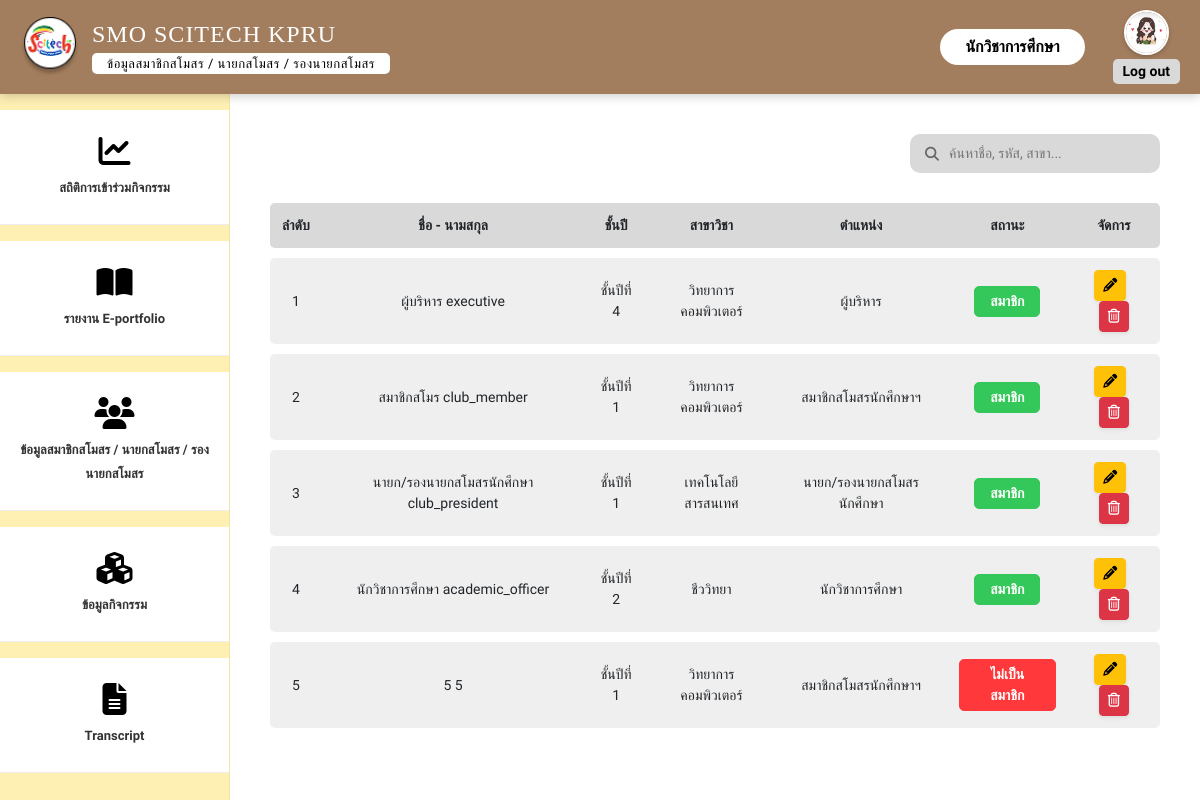
The app's page /admin_user_management.php (signed in) with its own data.
### tables this page shows
CREATE TABLE `users` (
  `user_id` int(11) NOT NULL,
  `first_name` varchar(100) NOT NULL,
  `last_name` varchar(100) NOT NULL,
  `profile_image` varchar(255) DEFAULT 'default.png',
  `idstudent` varchar(191) DEFAULT NULL,
  `email` varchar(255) DEFAULT NULL,
  `phone` varchar(20) DEFAULT NULL COMMENT 'เบอร์โทรศัพท์',
  `about_me` text DEFAULT NULL,
  `password` varchar(255) NOT NULL,
  `academic_year` varchar(4) DEFAULT NULL,
  `year_level` varchar(50) DEFAULT NULL,
  `department` varchar(100) DEFAULT NULL,
  `reset_token` varchar(255) DEFAULT NULL,
  `reset_expiry` datetime DEFAULT NULL,
  `status` enum('active','inactive') NOT NULL DEFAULT 'active',
  `userrole` enum('executive','academic_officer','club_president','club_member') DEFAULT NULL,
  `membership_status` enum('member','no_member') NOT NULL DEFAULT 'no_member',
  `created_at` timestamp NOT NULL DEFAULT current_timestamp(),
  `deleted_at` datetime DEFAULT NULL,
  `hard_skill_computer` varchar(255) DEFAULT NULL,
  `comp_level` varchar(50) DEFAULT NULL,
  `hard_skill_lang` varchar(255) DEFAULT NULL,
  `lang_listen` varchar(50) DEFAULT NULL,
  `lang_speak` varchar(50) DEFAULT NULL,
  `lang_read` varchar(50) DEFAULT NULL,
  `lang_write` varchar(50) DEFAULT NULL
);

### admin_user_management.php (the view, shortened to what this page needs)
<?php
require 'db.php';
$current_user_role = $_SESSION['userrole'];
$user_id = $_SESSION['user_id'];
$stmt_profile = $conn->prepare("SELECT profile_image FROM users WHERE user_id = ?");
$stmt_profile->bind_param("i", $user_id);
$stmt_profile->execute();
$res_profile = $stmt_profile->get_result();
$user_data = $res_profile->fetch_assoc();
$profile_image = !empty($user_data['profile_image']) ? $user_data['profile_image'] : 'default.png';
if ($current_user_role === 'academic_officer') {
    $sql = "SELECT user_id, idstudent, email, first_name, last_name, password, userrole, department, membership_status, academic_year, year_level, profile_image
            FROM users WHERE deleted_at IS NULL";
    $stmt = $conn->prepare($sql);
} else if ($current_user_role === 'club_president') {
    $sql = "SELECT user_id, idstudent, email, first_name, last_name, password, userrole, department, membership_status, academic_year, year_level, profile_image
            FROM users WHERE deleted_at IS NULL AND userrole = 'club_member'";
    $stmt = $conn->prepare($sql);
}
$stmt->execute();
$result = $stmt->get_result();
$role_names = [
    'executive'         => 'ผู้บริหาร',
    'academic_officer'  => 'นักวิชาการศึกษา',
    'club_president'    => 'นายก/รองนายกสโมสรนักศึกษา',
    'club_member'       => 'สมาชิกสโมสรนักศึกษาฯ'
];
?>
<!DOCTYPE html>
<html lang="th">
<head>
    <link href="https://cdn.jsdelivr.net/npm/bootstrap@5.3.0/dist/css/bootstrap.min.css" rel="stylesheet">
    <link href="https://cdnjs.cloudflare.com/ajax/libs/font-awesome/6.4.0/css/all.min.css" rel="stylesheet">
</head>
<body>
    <div class="wrapper">
        <nav class="top-navbar">
            <div class="brand-section">
                <img src="img/logo.png" alt="Logo" class="brand-logo">
                <div style="display: flex; flex-direction: column; align-items: flex-start; line-height: 1.2;">
                    <span class="brand-name">SMO SCITECH KPRU</span>
                    <?php if (isset($_SESSION['userrole']) && $_SESSION['userrole'] === 'academic_officer'): ?>
                    <span class="text-page-pill-btn mt-1">ข้อมูลสมาชิกสโมสร / นายกสโมสร / รองนายกสโมสร </span>
                    <?php endif; ?>
                </div>
            </div>
            <div class="d-flex align-items-center">
                <span class="d-none d-sm-block fw-bold me-2 login-pill-btn">
                    <?php echo htmlspecialchars($_SESSION['first_name'] ?? 'ผู้ใช้งาน'); ?>
                </span>
                <div class="logout-area">
                    <a href="user_management.php">
                        <img src="uploads/profiles/<?php echo htmlspecialchars($profile_image); ?>" alt="Profile"
                            style="width: 45px; height: 45px; border-radius: 50%; object-fit: cover; border: 2px solid white; box-shadow: 0 2px 5px rgba(0,0,0,0.2);">
                    </a>
                    <a href="logout.php" class="logout-text mt-1">Log out</a>
                </div>
            </div>
        </nav>
        <div class="main-wrapper">
            <aside class="sidebar">
                <a href="admin_report_activity.php" class="sidebar-item mt-3 mb-3">
                    <i class="fa-solid fa-chart-line"></i>
                    <span>สถิติการเข้าร่วมกิจกรรม</span>
                </a>
                <a href="admin_e-portfolio.php" class="sidebar-item mb-3">
                    <i class="fa-solid fa-book-open"></i>
                    <span>รายงาน E-portfolio</span>
                </a>
                <?php if (isset($_SESSION['userrole']) && $_SESSION['userrole'] === 'academic_officer'): ?>
                <a href="admin_user_management.php" class="sidebar-item mb-3">
                    <i class="fa-solid fa-users"></i>
                    <span>ข้อมูลสมาชิกสโมสร / นายกสโมสร / รองนายกสโมสร </span>
                </a>
                <?php endif; ?>
                <a href="admin_activity.php" class="sidebar-item mb-3">
                    <i class="fa-solid fa-cubes"></i>
                    <span>ข้อมูลกิจกรรม</span>
                </a>
                <?php if (isset($_SESSION['userrole']) && in_array($_SESSION['userrole'], ['academic_officer', 'club_president'])): ?>
                <a href="admin_transcript.php" class="sidebar-item">
                    <i class="fa-solid fa-file-lines"></i>
                    <span>Transcript</span>
                </a>
                <?php endif; ?>
            </aside>
            <main class="content-area">
                <div class="header-actions">
                    <div class="search-add-group">
                        <div class="search-input-group">
                            <i class="fa fa-search me-2" style="font-size: 14px; color: #666;"></i>
                            <input type="text" class="search-name" placeholder="ค้นหาชื่อ, รหัส, สาขา...">
                        </div>
                    </div>
                </div>
                <div class="table-responsive w-100">
                    <table class="custom-table" id="memberTable">
                        <thead>
                            <tr>
                                <th>ลำดับ</th>
                                <th>ชื่อ - นามสกุล</th>
                                <th>ชั้นปี</th>
                                <th>สาขาวิชา</th>
                                <th>ตำแหน่ง</th>
                                <th>สถานะ</th>
                                <th>จัดการ</th>
                            </tr>
                        </thead>
                        <tbody>
                            <?php
            if ($result->num_rows > 0) {
                $ลำดับ = 1;
                while ($row = $result->fetch_assoc()) {
                    $role_key = $row['userrole'];
                    $display_role = isset($role_names[$role_key]) ? $role_names[$role_key] : $role_key;
                    $full_name = $row['first_name'] . " " . $row['last_name'];
                    if ($row['membership_status'] === 'member') {
                        $status_html = "<span class='status-badge-member'>สมาชิก</span>";
                    } else {
                        $status_html = "<span class='status-badge-no-member'>ไม่เป็นสมาชิก</span>";
                    }
                    echo "<tr>
                            <td>" . $ลำดับ++ . "</td>
                            <td>" . htmlspecialchars($full_name) . "</td>
                            <td>" . htmlspecialchars($row['year_level']) . "</td>
                            <td>" . htmlspecialchars($row['department']) . "</td>
                            <td>" . htmlspecialchars($display_role) . "</td>
                            <td>" . $status_html . "</td>
                            <td>
                                <a href='edit_user.php?user_id={$row['user_id']}' class='btn btn-warning btn-sm shadow-sm' title='แก้ไข'>
                                    <i class='fa-solid fa-pencil'></i>
                                </a>
                                &nbsp;
                                <a href='#' class='btn btn-danger btn-sm delete-btn shadow-sm' data-id='{$row['user_id']}' title='ลบ'>
                                    <i class='fa-regular fa-trash-can'></i>
                                </a>
                            </td>
                          </tr>";
                }
            }
            ?>
                        </tbody>
                    </table>
                </div>
            </main>
        </div>
    </div>
</body>
</html>

### admin_user_management.php (style rules this page uses)
:root { --top-bar-bg: #A37E5E; --yellow-sidebar: #FEEFB3; --light-bg: #FFFFFF; --table-header: #D9D9D9; --table-row: #EFEFEF; --btn-blue: #6358E1; }
body, html { height: 100%; margin: 0; font-family: 'Sarabun', sans-serif; background-color: var(--light-bg); overflow-x: hidden; }
.wrapper { display: flex; flex-direction: column; min-height: 100vh; }
.top-navbar { background-color: var(--top-bar-bg); min-height: 80px; display: flex; align-items: center; padding: 10px 20px; justify-content: space-between; color: white; box-shadow: 0 2px 10px rgba(0, 0, 0, 0.2); z-index: 100; position: sticky; top: 0; }
.brand-section { display: flex; align-items: center; gap: 12px; }
.brand-logo { width: 60px; height: 60px; }
.brand-name { font-size: clamp(16px, 4vw, 24px); font-family: serif; letter-spacing: 1px; white-space: nowrap; }
.login-pill-btn { background: white; color: black; padding: 6px 25px; border-radius: 50px; text-decoration: none; font-weight: bold; font-size: 16px; transition: 0.3s; }
.text-page-pill-btn { background: white; color: black; padding: 3px 15px; border-radius: 5px; text-decoration: none; font-size: 13px; letter-spacing: 0.5px; font-weight: 500; }
.logout-area { text-align: center; margin-left: 20px; }
.logout-text { color: #000; font-weight: bold; text-decoration: none; font-size: 14px; background: #D9D9D9; padding: 2px 10px; border-radius: 5px; display: block; }
.main-wrapper { display: flex; flex: 1; position: relative; }
.sidebar { width: 230px; background-color: var(--yellow-sidebar); flex-shrink: 0; display: flex; flex-direction: column; border-right: 1px solid rgba(0, 0, 0, 0.05); transition: 0.3s ease-in-out; z-index: 99; }
.sidebar-item { background: white; padding: 25px 10px; text-align: center; border-bottom: 1px solid #eee; text-decoration: none; color: #333; display: block; transition: all 0.3s ease; }
.sidebar-item i { font-size: 32px; display: block; margin-bottom: 8px; color: #000; }
.sidebar-item span { font-weight: bold; font-size: 13px; }
.content-area { flex-grow: 1; padding: 40px; display: flex; flex-direction: column; }
.header-actions { display: flex; justify-content: flex-end; align-items: center; margin-bottom: 20px; flex-wrap: wrap; gap: 15px; }
.search-add-group { display: flex; gap: 15px; align-items: center; }
.search-input-group { background: #D9D9D9; border-radius: 10px; padding: 8px 15px; display: flex; align-items: center; width: 250px; }
.search-input-group input { border: none; background: transparent; font-size: 14px; outline: none; width: 100%; }
.custom-table { width: 100%; border-collapse: separate; border-spacing: 0 10px; }
.custom-table th { background: var(--table-header); padding: 12px; text-align: center; font-size: 14px; border: none; font-weight: bold; }
.custom-table td { background: var(--table-row); padding: 12px; text-align: center; font-size: 14px; border: none; vertical-align: middle; }
.custom-table tr td:first-child, .custom-table tr th:first-child { border-radius: 5px 0 0 5px; }
.custom-table tr td:last-child, .custom-table tr th:last-child { border-radius: 0 5px 5px 0; }
.status-badge-member { border: 1px solid #34C759; color: white; padding: 4px 15px; border-radius: 5px; display: inline-block; background-color: #34C759; font-weight: bold; }
.status-badge-no-member { border: 1px solid #FF383C; color: white; padding: 4px 15px; border-radius: 5px; display: inline-block; background-color: #FF383C; font-weight: bold; }

### records on screen
users: profile_image (picture), full_name "นักวิชาการศึกษา academic_officer", year_level "ชั้นปีที่ 2", department "ชีววิทยา", userrole "นักวิชาการศึกษา", membership_status "สมาชิก"
users: full_name "ผู้บริหาร executive", year_level "ชั้นปีที่ 4", department "วิทยาการคอมพิวเตอร์", userrole "ผู้บริหาร", membership_status "สมาชิก"
users: full_name "สมาชิกสโมร club_member", year_level "ชั้นปีที่ 1", department "วิทยาการคอมพิวเตอร์", userrole "สมาชิกสโมสรนักศึกษาฯ", membership_status "สมาชิก"
users: full_name "นายก/รองนายกสโมสรนักศึกษา club_president", year_level "ชั้นปีที่ 1", department "เทคโนโลยีสารสนเทศ", userrole "นายก/รองนายกสโมสรนักศึกษา", membership_status "สมาชิก"
users: full_name "5 5", year_level "ชั้นปีที่ 1", department "วิทยาการคอมพิวเตอร์", userrole "สมาชิกสโมสรนักศึกษาฯ", membership_status "ไม่เป็นสมาชิก"

### other values on screen
$_SESSION['first_name'] "นักวิชาการศึกษา"
